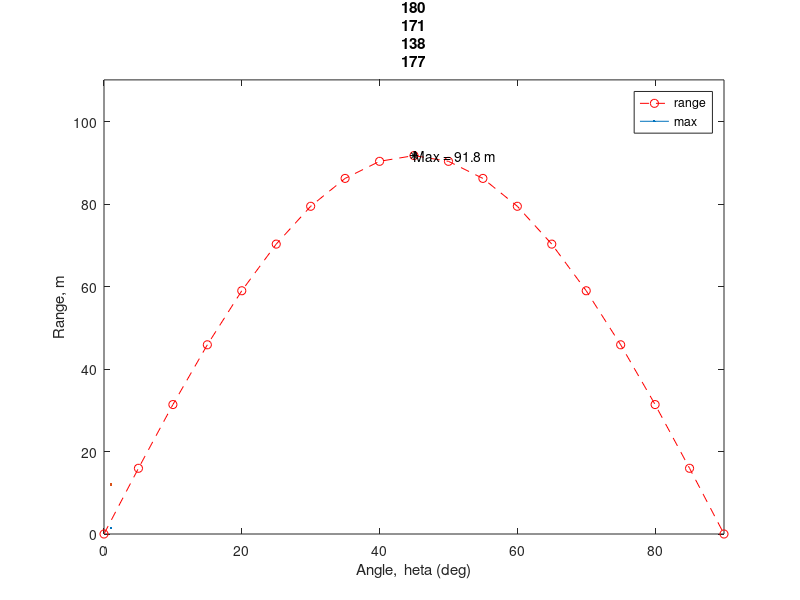

The MATLAB source for this figure: (Note: this script raises an error after producing the figure.)
% 정답 50: 종합 스크립트 수정본
%% Projectile range analysis
clear, clc, clf
g = 9.8;                          % m/s^2
% v = input("Launch speed (m/s): ");   % 원래 코드
v = 30;                                % 검증용 고정값
theta = 0:5:90;                   % degrees
range = v^2/g * sind(2*theta);    % 각도가 degree → sind
[maxR, idx] = max(range)
best_angle = theta(idx);
fprintf("Max range %.1f m at %d degrees \n", maxR, best_angle)
good = find(range >= 0.9*maxR);
fprintf("Angles within 90%%: ")   % % 기호는 %%
fprintf("%d ", theta(good)); fprintf("\n")
plot(theta, range, "r--o", LineWidth = 1.5)
xlabel("Angle, \theta (deg)"), ylabel("Range, m")
title("v = " + v + " m/s")
hold on
plot(theta(idx), maxR, "k*", MarkerSize = 12)
hold off                          % hold on 뒤에는 hold off
legend("range", "max")
label = sprintf("Max = %.1f m", maxR);
text(best_angle, maxR, label)     % text(x, y, 문자열)
axis([0 90 0 maxR*1.2])
summary = table(theta', range', VariableNames = ["theta_deg" "range_m"])   % 열 벡터로
theme(gcf, "light")              % R2026a 기본 테마는 dark 라 밝게 바꿔 저장한다
exportgraphics(gcf, '../img/a50_final.png')
